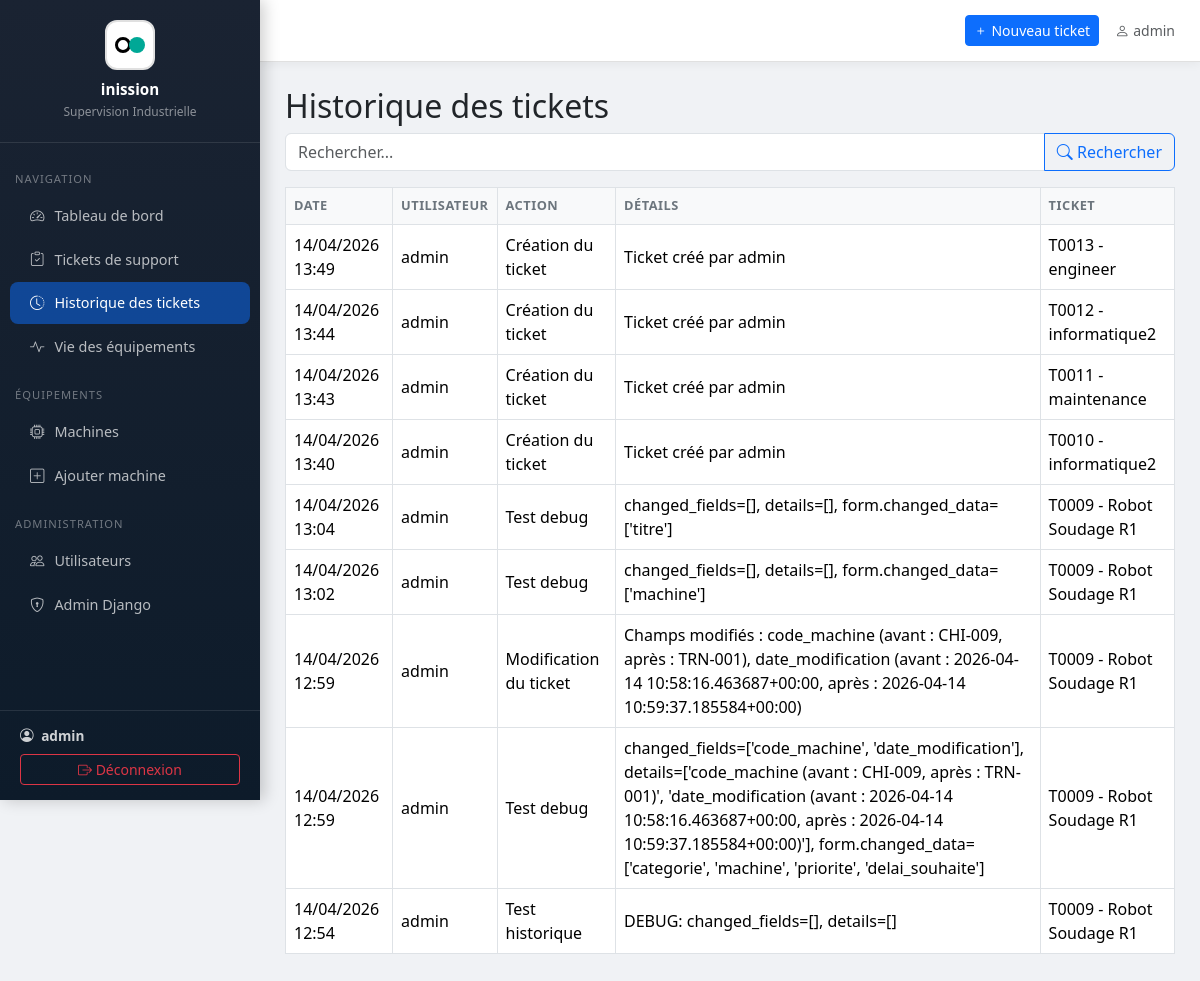
Page /tickets/historique/ (signed in) on the earlier database version.
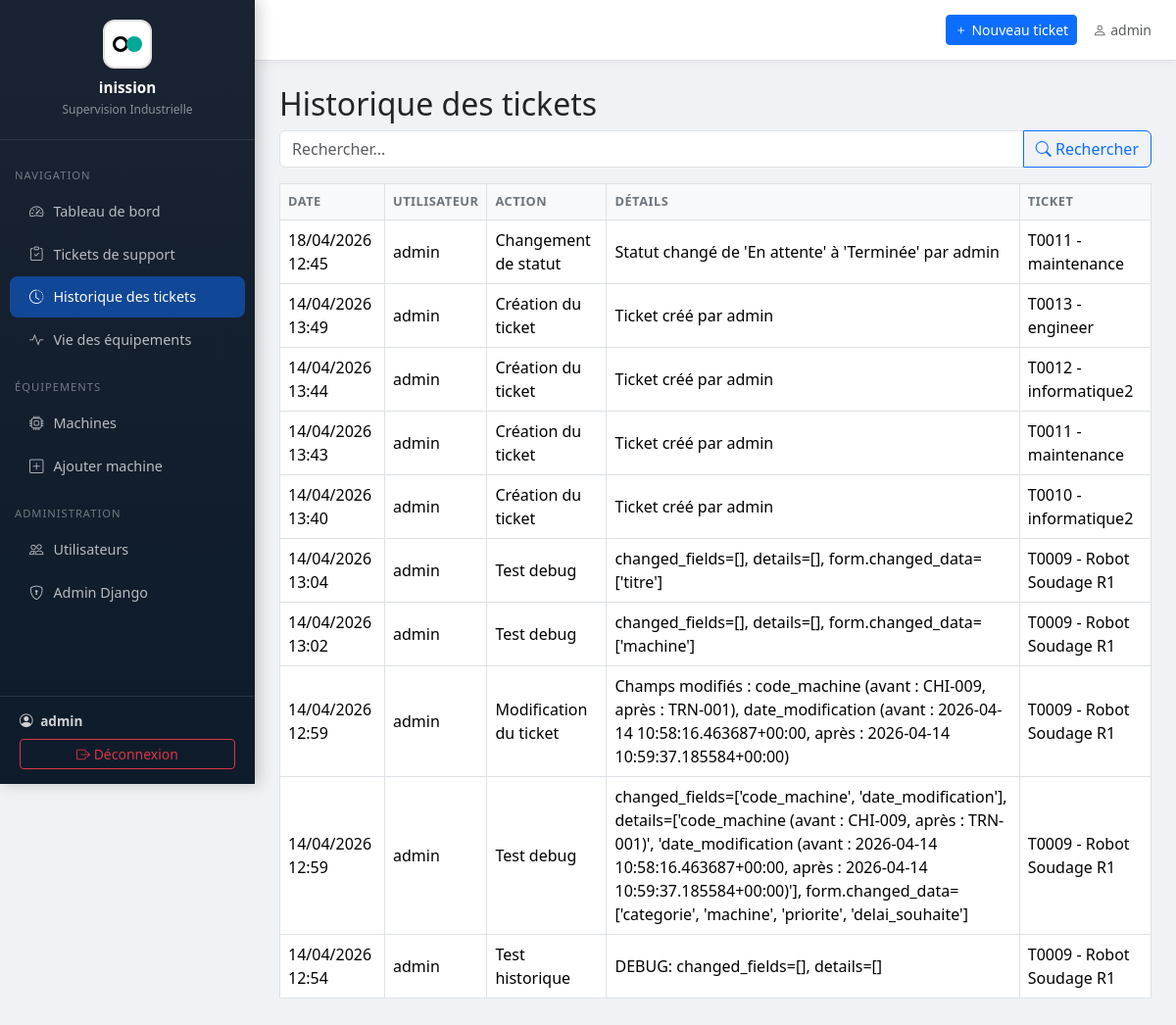
Same page on the later database version.
### tickets/models.py (models this page shows, shortened)
class TicketHistory(models.Model):
    ticket = models.ForeignKey('TicketSupport', on_delete=models.CASCADE, related_name='histories')
    user = models.ForeignKey(User, on_delete=models.SET_NULL, null=True, blank=True)
    action = models.CharField(max_length=255)
    details = models.TextField(blank=True)
    date = models.DateTimeField(default=timezone.now)
    class Meta:
        ordering = ['-date']

class TicketSupport(models.Model):
    titre = models.CharField(max_length=200, verbose_name="Titre du ticket", default="Sans titre")
    CATEGORIE_CHOICES = [
        ('industrielle', 'Industrielle'),
        ('informatique', 'Informatique'),
    ]
    categorie = models.CharField(max_length=30, choices=CATEGORIE_CHOICES, verbose_name="Catégorie", default='industrielle')
    type_panne = models.CharField(max_length=100, verbose_name="Type de panne", default="Non renseigné")
    PRIORITE_CHOICES = [
        ('basse', 'Basse'),
        ('moyenne', 'Moyenne'),
        ('haute', 'Haute'),
    ]
    priorite = models.CharField(max_length=10, choices=PRIORITE_CHOICES, verbose_name="Priorité", default='moyenne')
    """Modèle pour les tickets de support"""
    NATURE_ANOMALIE_CHOICES = [
        ('mecanique', 'Mécanique'),
        ('electrique', 'Électrique'),
        ('hydraulique', 'Hydraulique'),
        ('pneumatique', 'Pneumatique'),
        ('informatique', 'Informatique'),
        ('autre', 'Autre'),
    ]
    STATUT_CHOICES = [
        ('en_attente', 'En attente'),
        ('validee', 'Validée'),
        ('en_cours', 'En cours'),
        ('terminee', 'Terminée'),
        ('annulee', 'Annulée'),
    ]
    numero_ticket = models.CharField(max_length=50, unique=True, verbose_name="N° de ticket")
    service_support = models.CharField(max_length=200, verbose_name="Service support")
    demandeur = models.CharField(max_length=200, verbose_name="Nom du demandeur")
    machine = models.ForeignKey(Machine, on_delete=models.CASCADE, verbose_name="Machine concernée")
    code_machine = models.CharField(max_length=100, verbose_name="Code machine")
    date_ticket = models.DateField(verbose_name="Date du ticket")
    heure_ticket = models.TimeField(verbose_name="Heure du ticket")
    delai_souhaite = models.DateField(null=True, blank=True, verbose_name="Délai souhaité")
    type_support = models.BooleanField(default=False, verbose_name="Curative (décocher) / Préventive (cocher)")
    description_probleme = models.TextField(verbose_name="Description du problème")
    nature_probleme = models.CharField(max_length=20, choices=NATURE_ANOMALIE_CHOICES, verbose_name="Nature du problème")
    visa_demandeur = models.CharField(max_length=200, blank=True, verbose_name="Visa du demandeur")
    statut = models.CharField(max_length=20, choices=STATUT_CHOICES, default='en_attente', verbose_name="Statut")
    date_creation = models.DateTimeField(auto_now_add=True, verbose_name="Date de création")
    date_modification = models.DateTimeField(auto_now=True, verbose_name="Dernière modification")
    class Meta:
        verbose_name = "Ticket de support"
        verbose_name_plural = "Tickets de support"
        ordering = ['-date_creation']
    def __str__(self):
        return f"{self.numero_ticket} - {self.machine.nom}"

class Machine(models.Model):
    nom = models.CharField(max_length=200, verbose_name="Nom de la machine")
    reference = models.CharField(max_length=100, unique=True, verbose_name="Référence")
    localisation = models.CharField(max_length=200, verbose_name="Localisation / Zone")
    description = models.TextField(blank=True, verbose_name="Description")
    actif = models.BooleanField(default=True, verbose_name="Active")
    date_installation = models.DateField(null=True, blank=True, verbose_name="Date d'installation")
    department = models.ForeignKey('Department', on_delete=models.SET_NULL, null=True, blank=True, verbose_name="Département associé")
    operator = models.ForeignKey('OperatorProfile', on_delete=models.SET_NULL, null=True, blank=True, verbose_name="Opérateur assigné")
    class Meta:
        verbose_name = "Machine"
        verbose_name_plural = "Machines"
        ordering = ['nom']

### tickets/views_ticket_history.py (the view, shortened to what this page needs)
# urls.py: path('tickets/historique/', ticket_history_list, name='ticket_history_list'),
@login_required
def ticket_history_list(request):
    query = request.GET.get('q', '').strip()
    histories = TicketHistory.objects.select_related('ticket', 'user').all()
    user = request.user
    if hasattr(user, 'operatorprofile') and user.operatorprofile.role == 'operateur':
        machines_ids = user.operatorprofile.machines.values_list('id', flat=True)
        histories = histories.filter(ticket__machine__id__in=machines_ids)
    return render(request, 'tickets/ticket_history_list.html', {'histories': histories, 'query': query})

### tickets/templatetags/permissions.py (called while the page is built)
@register.filter
def is_admin_or_supervisor(user):
    if user.is_superuser or user.is_staff:
        return True
    profile = getattr(user, 'operatorprofile', None)
    return profile and profile.role == 'superviseur'

### tickets/templates/tickets/ticket_history_list.html
{% extends 'tickets/base.html' %}
{% block content %}
<h2>Historique des tickets</h2>
<form method="get" class="mb-3" autocomplete="off">
    <div class="input-group">
        <input type="text" name="q" class="form-control" placeholder="Rechercher..." value="{{ query|default:'' }}">
        <button class="btn btn-outline-primary" type="submit"><i class="bi bi-search"></i> Rechercher</button>
    </div>
</form>
<table class="table table-bordered">
    <thead>
        <tr>
            <th>Date</th>
            <th>Utilisateur</th>
            <th>Action</th>
            <th>Détails</th>
            <th>Ticket</th>
        </tr>
    </thead>
    <tbody>
        {% for h in histories %}
        <tr>
            <td>{{ h.date|date:'d/m/Y H:i' }}</td>
            <td>{{ h.user }}</td>
            <td>{{ h.action }}</td>
            <td>{{ h.details }}</td>
            <td>{{ h.ticket }}</td>
        </tr>
        {% empty %}
        <tr><td colspan="5">Aucun historique trouvé.</td></tr>
        {% endfor %}
    </tbody>
</table>
{% endblock %}

Differences in the rows shown:
added TicketHistory: date "18/04/2026 12:45", user "admin", action "Changement de statut", details "Statut changé de 'En attente' à 'Terminée' par admin", ticket "T0011 - maintenance"
